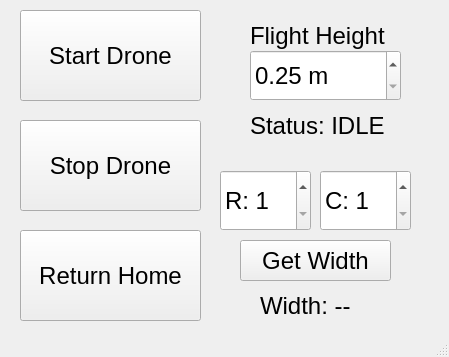
<?xml version="1.0" encoding="UTF-8"?>
<ui version="4.0">
 <class>MainWindow</class>
 <widget class="QMainWindow" name="MainWindow">
  <property name="geometry">
   <rect>
    <x>0</x>
    <y>0</y>
    <width>449</width>
    <height>357</height>
   </rect>
  </property>
  <property name="windowTitle">
   <string>Drone Controller</string>
  </property>
  <widget class="QWidget" name="centralwidget">
   <widget class="QPushButton" name="Start">
    <property name="geometry">
     <rect>
      <x>20</x>
      <y>10</y>
      <width>181</width>
      <height>91</height>
     </rect>
    </property>
    <property name="font">
     <font>
      <pointsize>18</pointsize>
     </font>
    </property>
    <property name="text">
     <string>Start Drone</string>
    </property>
   </widget>
   <widget class="QPushButton" name="Stop">
    <property name="geometry">
     <rect>
      <x>20</x>
      <y>120</y>
      <width>181</width>
      <height>91</height>
     </rect>
    </property>
    <property name="font">
     <font>
      <pointsize>18</pointsize>
     </font>
    </property>
    <property name="text">
     <string>Stop Drone</string>
    </property>
   </widget>
   <widget class="QPushButton" name="ReturnHome">
    <property name="geometry">
     <rect>
      <x>20</x>
      <y>230</y>
      <width>181</width>
      <height>91</height>
     </rect>
    </property>
    <property name="font">
     <font>
      <pointsize>18</pointsize>
     </font>
    </property>
    <property name="text">
     <string>Return Home</string>
    </property>
   </widget>
   <widget class="QDoubleSpinBox" name="HeightControl">
    <property name="geometry">
     <rect>
      <x>250</x>
      <y>50</y>
      <width>151</width>
      <height>51</height>
     </rect>
    </property>
    <property name="font">
     <font>
      <pointsize>18</pointsize>
     </font>
    </property>
    <property name="suffix">
     <string> m</string>
    </property>
    <property name="minimum">
     <double>0.250000000000000</double>
    </property>
    <property name="maximum">
     <double>5.000000000000000</double>
    </property>
    <property name="singleStep">
     <double>0.050000000000000</double>
    </property>
    <property name="value">
     <double>0.250000000000000</double>
    </property>
   </widget>
   <widget class="QLabel" name="HieghtLabel">
    <property name="geometry">
     <rect>
      <x>250</x>
      <y>10</y>
      <width>161</width>
      <height>51</height>
     </rect>
    </property>
    <property name="font">
     <font>
      <pointsize>18</pointsize>
     </font>
    </property>
    <property name="layoutDirection">
     <enum>Qt::LeftToRight</enum>
    </property>
    <property name="autoFillBackground">
     <bool>false</bool>
    </property>
    <property name="text">
     <string>Flight Height</string>
    </property>
   </widget>
   <widget class="QSpinBox" name="TreeRow">
    <property name="geometry">
     <rect>
      <x>220</x>
      <y>170</y>
      <width>91</width>
      <height>61</height>
     </rect>
    </property>
    <property name="font">
     <font>
      <pointsize>18</pointsize>
     </font>
    </property>
    <property name="suffix">
     <string/>
    </property>
    <property name="prefix">
     <string>R: </string>
    </property>
    <property name="minimum">
     <number>1</number>
    </property>
    <property name="maximum">
     <number>6</number>
    </property>
   </widget>
   <widget class="QPushButton" name="GetWidth">
    <property name="geometry">
     <rect>
      <x>240</x>
      <y>240</y>
      <width>151</width>
      <height>41</height>
     </rect>
    </property>
    <property name="font">
     <font>
      <pointsize>18</pointsize>
     </font>
    </property>
    <property name="text">
     <string>Get Width</string>
    </property>
   </widget>
   <widget class="QLabel" name="WidthLabel">
    <property name="geometry">
     <rect>
      <x>260</x>
      <y>280</y>
      <width>141</width>
      <height>51</height>
     </rect>
    </property>
    <property name="font">
     <font>
      <pointsize>18</pointsize>
     </font>
    </property>
    <property name="text">
     <string>Width: --</string>
    </property>
   </widget>
   <widget class="QLabel" name="StatusLabel">
    <property name="geometry">
     <rect>
      <x>250</x>
      <y>100</y>
      <width>141</width>
      <height>51</height>
     </rect>
    </property>
    <property name="font">
     <font>
      <pointsize>18</pointsize>
     </font>
    </property>
    <property name="text">
     <string>Status: IDLE</string>
    </property>
   </widget>
   <widget class="QSpinBox" name="TreeColumn">
    <property name="geometry">
     <rect>
      <x>320</x>
      <y>170</y>
      <width>91</width>
      <height>61</height>
     </rect>
    </property>
    <property name="font">
     <font>
      <pointsize>18</pointsize>
     </font>
    </property>
    <property name="suffix">
     <string/>
    </property>
    <property name="prefix">
     <string>C: </string>
    </property>
    <property name="minimum">
     <number>1</number>
    </property>
    <property name="maximum">
     <number>3</number>
    </property>
   </widget>
  </widget>
  <widget class="QStatusBar" name="statusbar"/>
 </widget>
 <resources/>
 <connections/>
</ui>
